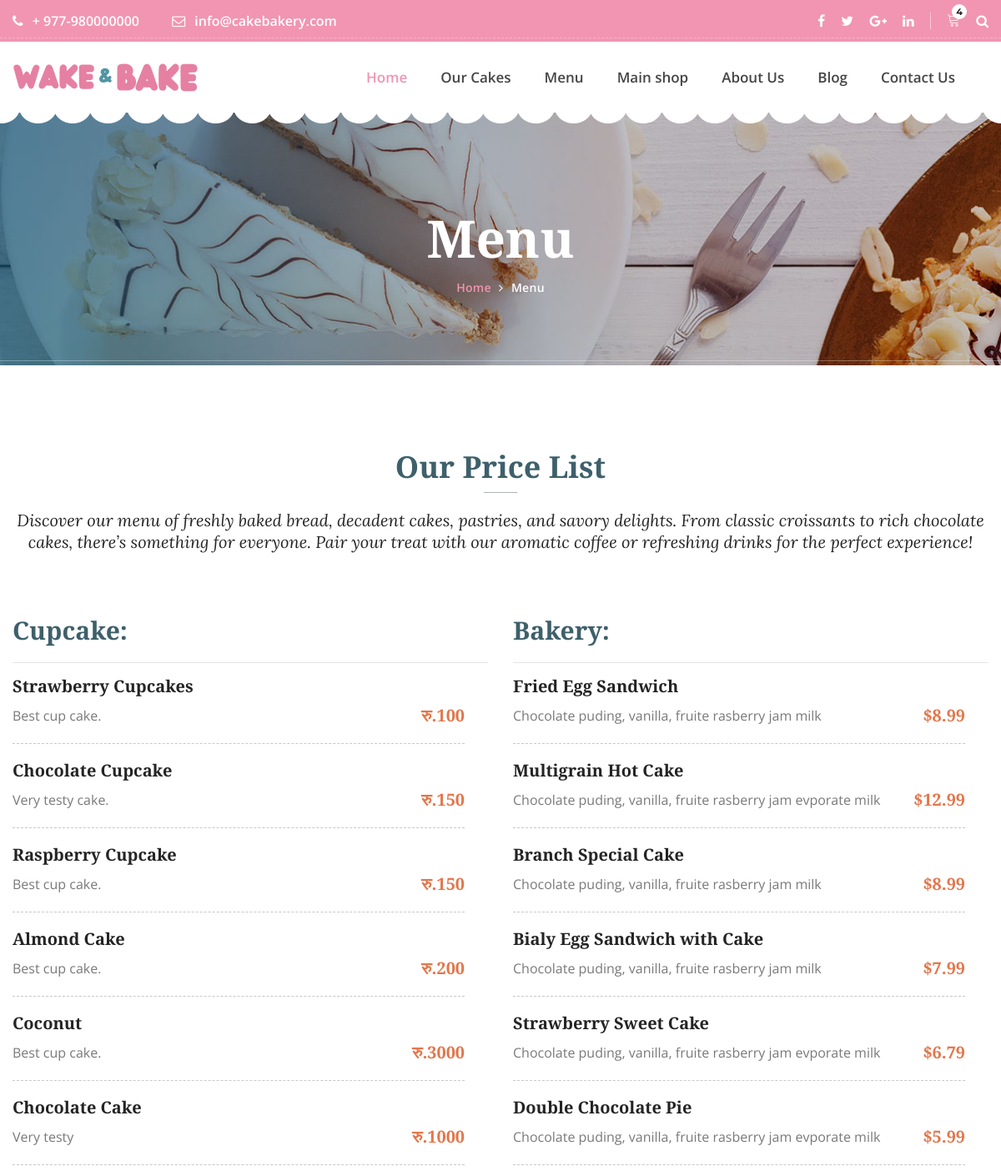
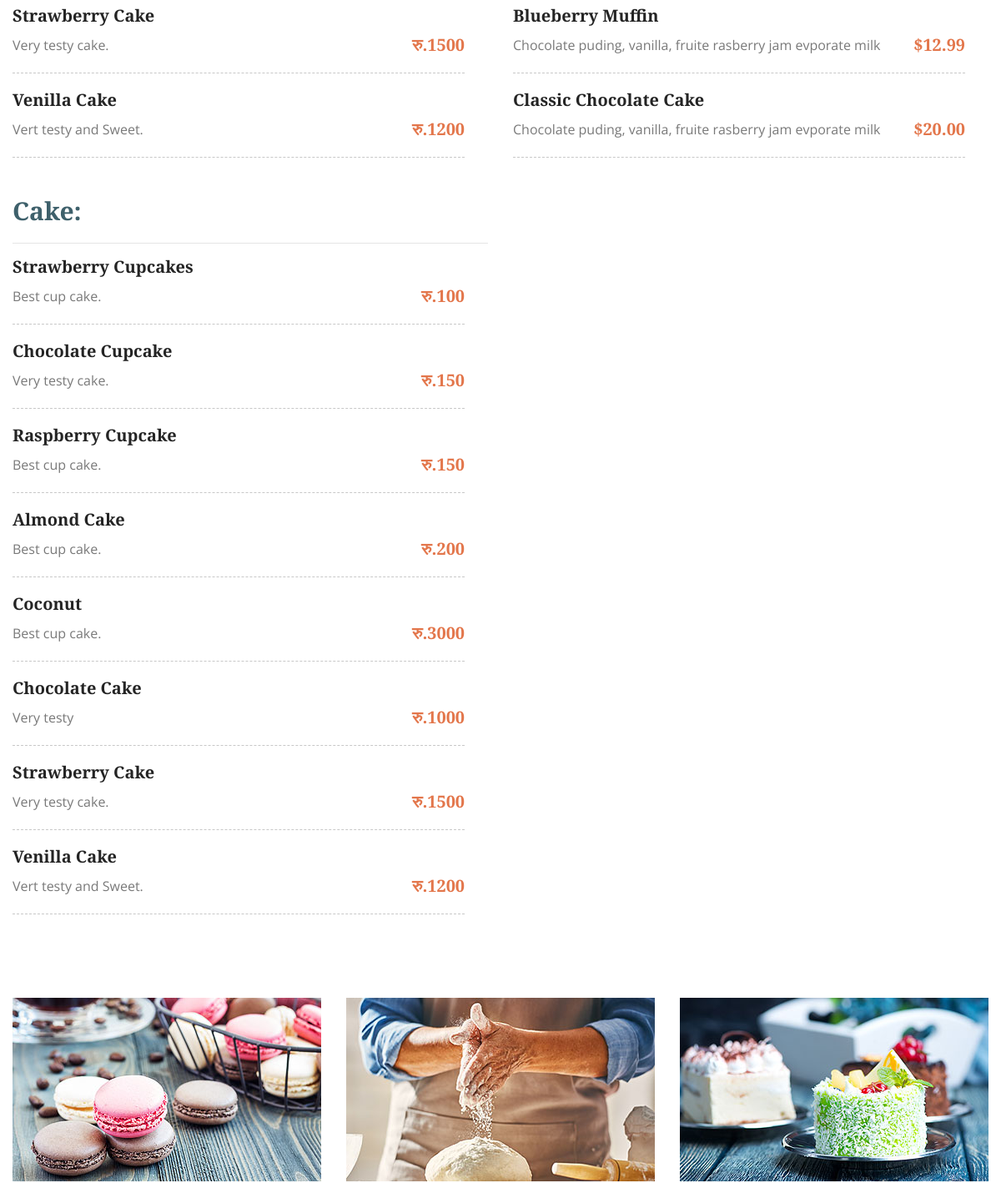
The app's page /menu/ (upper part), older data (2 pictures, top to bottom).
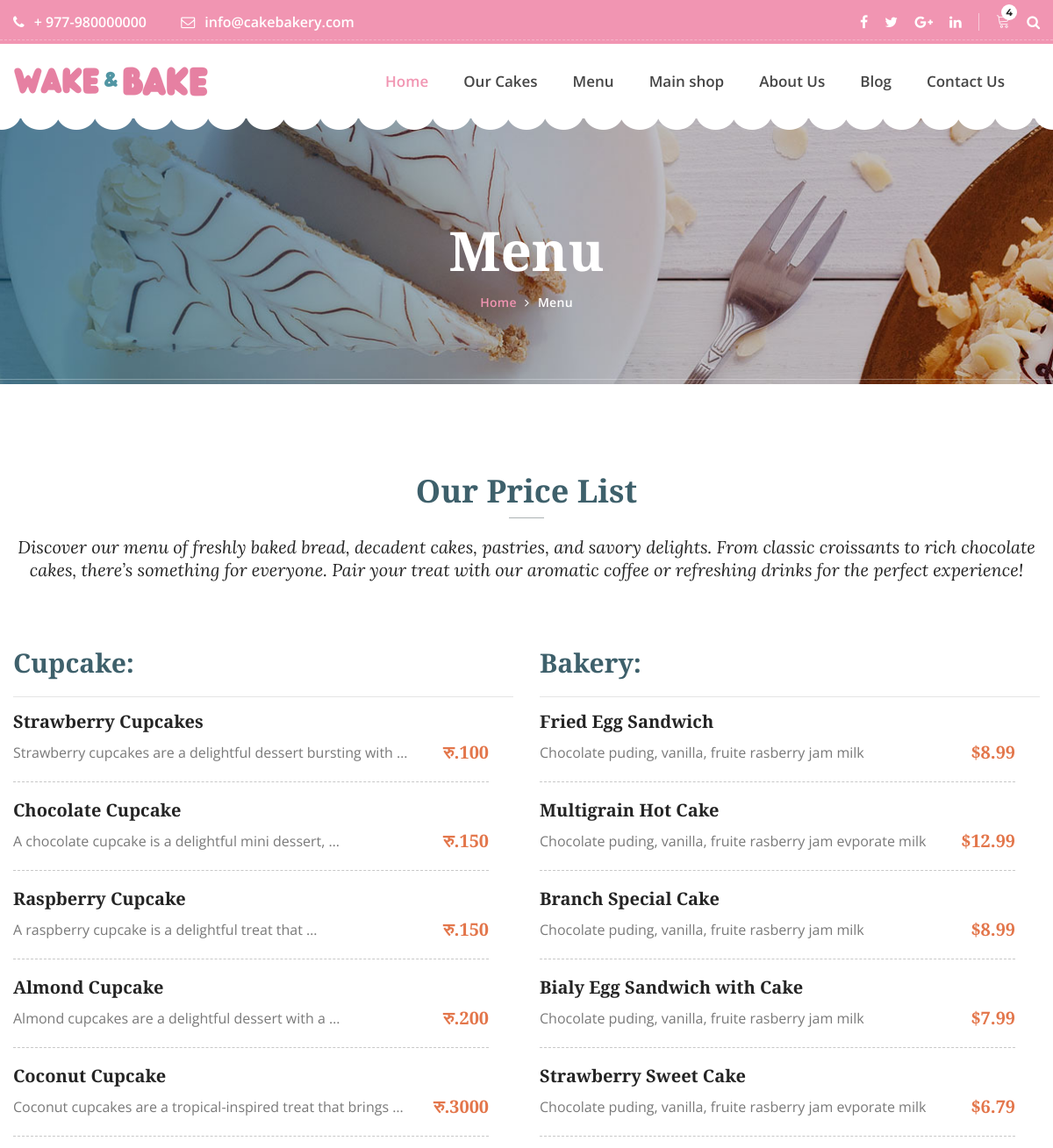
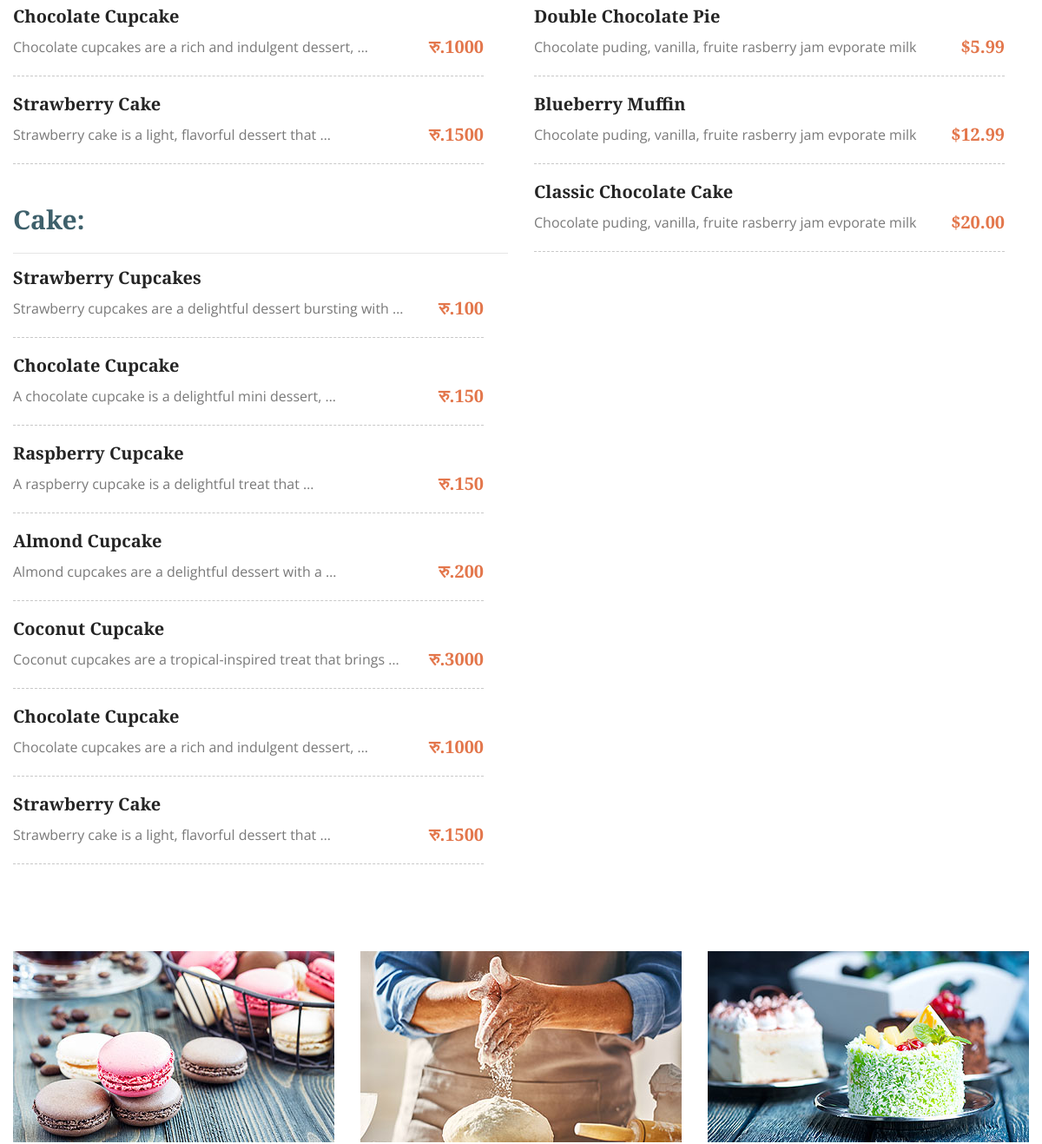
The same page, newer data (2 pictures, top to bottom).
### app/models.py (models this page shows, shortened)
class BakeryItem(models.Model):
    class AvailabilityStatus(models.TextChoices):
        AVAILABLE = 'AV', _('Available')
        OUT_OF_STOCK = 'OOS', _('Out of Stock')
        SEASONAL = 'SEA', _('Seasonal')
    name = models.CharField(max_length=200)
    category = models.CharField(max_length=100, blank=True, null=True)  # New category field
    price = models.DecimalField(max_digits=10, decimal_places=2)
    description = models.TextField(blank=True, null=True)
    availability = models.CharField(
        max_length=3, choices=AvailabilityStatus.choices, default=AvailabilityStatus.AVAILABLE
    )
    image = models.ImageField(upload_to="bakery_items", blank=True, null=True)
    created_at = models.DateTimeField(auto_now_add=True)
    updated_at = models.DateTimeField(auto_now=True)

### app/views.py (the view)
# urls.py: path('menu/', views.menu, name='menu'),
def menu(request):
    cupcake = BakeryItem.objects.filter(category='Cupcake')
    return render(request, 'app/menu.html', {'cupcake': cupcake})

### app/templates/app/menu.html (shortened to what this page needs)
{% extends 'app/base.html' %}
{% load static %}
{% block main-content %}
        <section class="banner_area">
        	<div class="container">
        		<div class="banner_text">
        			<h3>Menu</h3>
        			<ul>
        				<li><a href="{% url 'home' %}">Home</a></li>
        				<li><a href="{% url 'menu' %}">Menu</a></li>
        			</ul>
        		</div>
        	</div>
        </section>
        <section class="price_list_area p_100">
        	<div class="container">
        		<div class="price_list_inner">
        			<div class="single_pest_title">
        				<h2>Our Price List</h2>
        				<p>Discover our menu of freshly baked bread, decadent cakes, pastries, and savory delights. From classic croissants to rich chocolate cakes, there’s something for everyone. Pair your treat with our aromatic coffee or refreshing drinks for the perfect experience!</p>
        			</div>
       				<div class="row">
       					<div class="col-lg-6">
       						<div class="discover_item_inner">
								<h3 >Cupcake: </h3>
								<hr>
								{% for item in cupcake %}
       							<div class="discover_item">
									<h4>{{item.name}}</h4>
									<p>{{item.description|truncatewords:8}} <span>रु.{{item.price|floatformat:0}}</span></p>
								</div>
								{% endfor %}
								<br>
								<h3 >Cake: </h3>
								<hr>
								{% for item in cupcake %}
       							<div class="discover_item">
									<h4>{{item.name}}</h4>
									<p>{{item.description|truncatewords:8}} <span>रु.{{item.price|floatformat:0}}</span></p>
								</div>
								{% endfor %}
       						</div>
       					</div>
       					<div class="col-lg-6">
       						<div class="discover_item_inner">
								<h3 >Bakery: </h3>
								<hr>
       							<div class="discover_item">
									<h4>Fried Egg Sandwich</h4>
									<p>Chocolate puding, vanilla, fruite rasberry jam milk <span>$8.99</span></p>
								</div>
       							<div class="discover_item">
									<h4>Multigrain Hot Cake</h4>
									<p>Chocolate puding, vanilla, fruite rasberry jam evporate milk <span>$12.99</span></p>
								</div>
       							<div class="discover_item">
									<h4>Branch Special Cake</h4>
									<p>Chocolate puding, vanilla, fruite rasberry jam milk <span>$8.99</span></p>
								</div>
       							<div class="discover_item">
									<h4>Bialy Egg Sandwich with Cake</h4>
									<p>Chocolate puding, vanilla, fruite rasberry jam milk <span>$7.99</span></p>
								</div>
       							<div class="discover_item">
									<h4>Strawberry Sweet Cake</h4>
									<p>Chocolate puding, vanilla, fruite rasberry jam evporate milk <span>$6.79</span></p>
								</div>
       							<div class="discover_item">
									<h4>Double Chocolate Pie</h4>
									<p>Chocolate puding, vanilla, fruite rasberry jam evporate milk <span>$5.99</span></p>
								</div>
       							<div class="discover_item">
									<h4>Blueberry Muffin</h4>
									<p>Chocolate puding, vanilla, fruite rasberry jam evporate milk <span>$12.99</span></p>
								</div>
       							<div class="discover_item">
									<h4>Classic Chocolate Cake</h4>
									<p>Chocolate puding, vanilla, fruite rasberry jam evporate milk <span>$20.00</span></p>
								</div>
       						</div>
       					</div>
       				</div>
       				<div class="row our_bakery_image">
						<div class="col-md-4 col-6">
							<img class="img-fluid" src="{% static "app/img/our-bakery/bakery-1.jpg" %}" alt="">
						</div>
						<div class="col-md-4 col-6">
							<img class="img-fluid" src="{% static "app/img/our-bakery/bakery-2.jpg" %}" alt="">
						</div>
						<div class="col-md-4 col-6">
							<img class="img-fluid" src="{% static "app/img/our-bakery/bakery-3.jpg" %}" alt="">
						</div>
					</div>
        		</div>
        	</div>
        </section>
{% endblock main-content %}

### app/templates/app/base.html (shortened to what this page needs)
<!DOCTYPE html>
{% load static %}
<html lang="en">
<head>
        <link href="{% static 'app/css/font-awesome.min.css' %}" rel="stylesheet">
        <link href="{% static 'app/vendors/linearicons/style.css' %}" rel="stylesheet">
        <link href="{% static 'app/vendors/flat-icon/flaticon.css' %}" rel="stylesheet">
        <link href="{% static 'app/css/bootstrap.min.css' %}" rel="stylesheet">
        <link href="{% static 'app/vendors/revolution/css/settings.css' %}" rel="stylesheet">
        <link href="{% static 'app/vendors/revolution/css/layers.css' %}" rel="stylesheet">
        <link href="{% static 'app/vendors/revolution/css/navigation.css' %}" rel="stylesheet">
        <link href="{% static 'app/vendors/animate-css/animate.css' %}" rel="stylesheet">
        <link href="{% static 'app/vendors/owl-carousel/owl.carousel.min.css' %}" rel="stylesheet">
        <link href="{% static 'app/vendors/magnifc-popup/magnific-popup.css' %}" rel="stylesheet">
        <link href="{% static 'app/css/style.css' %}" rel="stylesheet">
        <link href="{% static 'app/css/responsive.css' %}" rel="stylesheet">
    </head>
    <body>
		<header class="main_header_area">
			<div class="top_header_area row m0">
				<div class="container">
					<div class="float-left">
						<a href="tell:+01-53535353"><i class="fa fa-phone" aria-hidden="true"></i> + 977-980000000</a>
						<a href="mainto:info@cakebakery.com"><i class="fa fa-envelope-o" aria-hidden="true"></i> info@cakebakery.com</a>
					</div>
					<div class="float-right">
						<ul class="h_social list_style">
							<li><a href="#"><i class="fa fa-facebook"></i></a></li>
							<li><a href="#"><i class="fa fa-twitter"></i></a></li>
							<li><a href="#"><i class="fa fa-google-plus"></i></a></li>
							<li><a href="#"><i class="fa fa-linkedin"></i></a></li>
						</ul>
						<ul class="h_search list_style">
							<li class="shop_cart"><a href="{% url "cart" %}"><i  class="lnr lnr-cart"></i></a></li>
							<li><a class="popup-with-zoom-anim" href="#test-search"><i class="fa fa-search"></i></a></li>
						</ul>
					</div>
				</div>
			</div>
			<div class="main_menu_two">
				<div class="container">
					<nav class="navbar navbar-expand-lg navbar-light bg-light">
						<a class="navbar-brand" href="{% url "home" %}"><img src="{% static "app/img/wake_logo2.png" %}" alt=""></a>
						<div class="collapse navbar-collapse" id="navbarSupportedContent">
							<ul class="navbar-nav justify-content-end">
								<li class="dropdown submenu active">
									<a class="dropdown-toggle" data-toggle="dropdown" href="#" role="button" aria-haspopup="true" aria-expanded="false">Home</a>
								</li>
								<li><a href="{% url "our_cake" %}">Our Cakes</a></li>
								<li><a href="{% url "menu" %}">Menu</a></li>
								<li><a href="{% url "main_shop" %}">Main shop</a></li>
								<li class="dropdown submenu">
									<a class="dropdown-toggle" data-toggle="dropdown" href="#" role="button" aria-haspopup="true" aria-expanded="false">About Us</a>
								</li>
								<li class="dropdown submenu">
									<a class="dropdown-toggle" data-toggle="dropdown" href="#" role="button" aria-haspopup="true" aria-expanded="false">Blog</a>
								</li>
								<li><a href="{% url "contact" %}">Contact Us</a></li>
							</ul>
						</div>
					</nav>
				</div>
			</div>
		</header>
		{% block main-content %} {% endblock main-content %}
    </body>
</html>

Row changes from the older to the newer data that the page shows:
no longer on this page (row edited): BakeryItem: name "Venilla Cake", description "Vert testy and Sweet.", price "1200"
changed BakeryItem "Strawberry Cupcakes": description "Best cup cake." → "Strawberry cupcakes are a delightful dessert bursting with …"
changed BakeryItem: description "Very testy cake." → "A chocolate cupcake is a delightful mini dessert, …"
changed BakeryItem "Raspberry Cupcake": description "Best cup cake." → "A raspberry cupcake is a delightful treat that …"
changed BakeryItem: name "Almond Cake" → "Almond Cupcake"; description "Best cup cake." → "Almond cupcakes are a delightful dessert with a …"
changed BakeryItem: name "Coconut" → "Coconut Cupcake"; description "Best cup cake." → "Coconut cupcakes are a tropical-inspired treat that brings …"
changed BakeryItem: name "Chocolate Cake" → "Chocolate Cupcake"; description "Very testy" → "Chocolate cupcakes are a rich and indulgent dessert, …"
changed BakeryItem "Strawberry Cake": description "Very testy cake." → "Strawberry cake is a light, flavorful dessert that …"
